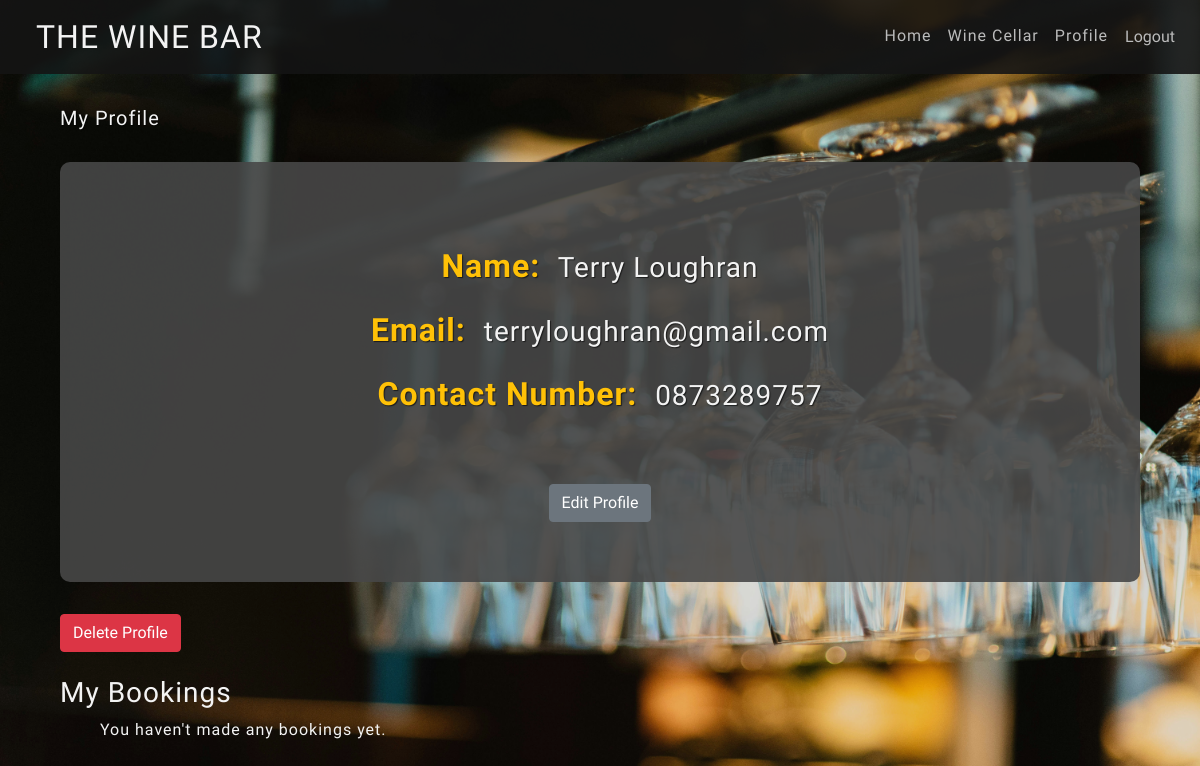
Page /wine_cellar/profile/ (signed in) on the earlier database version.
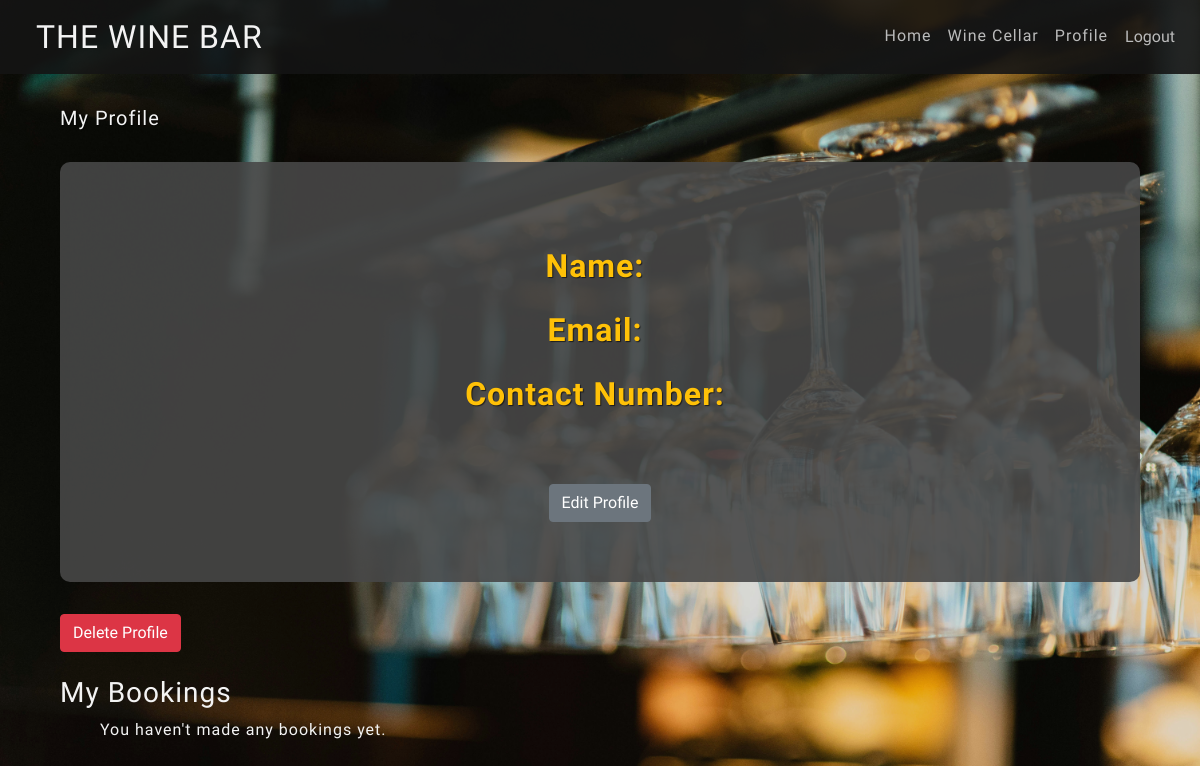
Same page on the later database version.
### bookings/models.py (models this page shows, shortened)
class UserProfile(models.Model):
    user = models.OneToOneField(User, on_delete=models.CASCADE)
    name = models.CharField(max_length=200, blank=True)
    email = models.EmailField(max_length=200, blank=True)
    contact_number = models.CharField(max_length=15, blank=True)

### bookings/views.py (the view)
# urls.py: path("profile/", views.profile, name="profile"),
@login_required
def profile(request):
    profile, created = UserProfile.objects.get_or_create(user=request.user)
    if created:
        profile.name = request.user.username  # Example: prefill new profile fields.
        profile.save()
    bookings = Booking.objects.filter(user=request.user)
    if request.method == "POST":
        if "delete_profile" in request.POST:
            profile.delete()
            messages.success(request, "Profile deleted successfully.")
            return redirect("winery")
        elif "cancel_booking" in request.POST:
            wine_id = request.POST.get("wine_id")
            try:
                spots_to_cancel = int(request.POST.get("spots_to_cancel", 0))
            except ValueError:
                messages.error(request, "Invalid number of spots to cancel.")
                return redirect("bookings:profile")
            wine = get_object_or_404(wineCellar, id=wine_id)
            user_booking = Booking.objects.filter(
                user=request.user, wine_experience=wine
            ).first()
            if user_booking:
                if (
                    spots_to_cancel >= user_booking.spots_reserved
                    or "cancel_all" in request.POST
                ):
                    wine.available_spots += user_booking.spots_reserved
                    wine.save()
                    user_booking.delete()
                    messages.success(request, "Booking canceled successfully.")
                else:
                    wine.available_spots += spots_to_cancel
                    wine.save()
                    user_booking.spots_reserved -= spots_to_cancel
                    user_booking.save()
                    messages.success(
                        request,
                        f"{spots_to_cancel} spot(s) have been canceled successfully.",
                    )
            else:
                messages.error(request, "No booking found to cancel.")
            if user_booking:
                if (
                    spots_to_cancel >= user_booking.spots_reserved
                    or "cancel_all" in request.POST
                ):
                    wine.available_spots += user_booking.spots_reserved
                    wine.save()
                    user_booking.delete()
                    messages.success(request, "Booking canceled successfully.")
                else:
                    wine.available_spots += spots_to_cancel
                    wine.save()
                    user_booking.spots_reserved -= spots_to_cancel
                    user_booking.save()
                    messages.success(
                        request,
                        f"{spots_to_cancel} spot(s) have been canceled successfully.",
                    )
            else:
                messages.error(request, "No booking found to cancel.")
            return redirect("bookings:profile")
        form = UserProfileForm(request.POST, instance=profile)
        if form.is_valid():
            form.save()
            messages.success(request, "Profile updated successfully.")
            return redirect("bookings:profile")
    else:
        form = UserProfileForm(instance=profile)
    return render(
        request,
        "bookings/profile.html",
        {
            "form": form,
            "profile": profile,
            "bookings": bookings,
        },
    )

### bookings/templates/bookings/profile.html (shortened to what this page needs)
{% extends "layout.html" %}
{% block content %}
    <div class="container mt-4">
        <h2 class="mb-4">My Profile</h2>
        <div id="profileView" class="mb-4">
            <div class="user_info">
                <p>
                    <strong class="profile_title">Name:</strong> {{ profile.name }}
                </p>
                <p>
                    <strong class="profile_title">Email:</strong> {{ profile.email }}
                </p>
                <p>
                    <strong class="profile_title">Contact Number:</strong> {{ profile.contact_number }}
                </p>
            </div>
            <button class="btn btn-secondary" onclick="toggleEditMode()"">Edit Profile
            </button>
        </div>
            <form method="post"
                  class="mb-4"
                  onsubmit="return confirm('Are you sure you want to delete your profile?');">
                <button type="submit" name="delete_profile" class="btn btn-danger">Delete Profile</button>
            </form>
            <div class="user_bookings">
                <h3>My Bookings</h3>
                <ul>
                    {% for booking in bookings %}
                        <li>
                            <strong>{{ booking.wine_experience.title }}</strong> on {{ booking.wine_experience.date }}
                            <br>
                            Reserved spots: {{ booking.spots_reserved }}
                            <form method="post" class="inline-form mt-2">
                                {% csrf_token %}
                                <input type="hidden" name="wine_id" value="{{ booking.wine_experience.id }}">
                                <div class="form-group">
                                    <label for="spots_to_cancel_{{ booking.id }}">Cancel Spots:</label>
                                    <input type="number"
                                           name="spots_to_cancel"
                                           id="spots_to_cancel_{{ booking.id }}"
                                           class="form-control d-inline"
                                           style="width: 80px"
                                           min="1"
                                           max="{{ booking.spots_reserved }}">
                                    <button type="submit" name="cancel_booking" class="btn btn-danger btn-sm">Cancel Selected</button>
                                </div>
                                <button type="submit" name="cancel_all" class="btn btn-danger btn-sm mt-2">Cancel Entire Booking</button>
                            </form>
                        </li>
                    {% empty %}
                        <p>You haven't made any bookings yet.</p>
                    {% endfor %}
                </ul>
            </div>
        </div>
    {% endblock content %}

Differences in the rows shown:
removed UserProfile: name "Terry Loughran", email "terryloughran@gmail.com", contact_number "0873289757"
